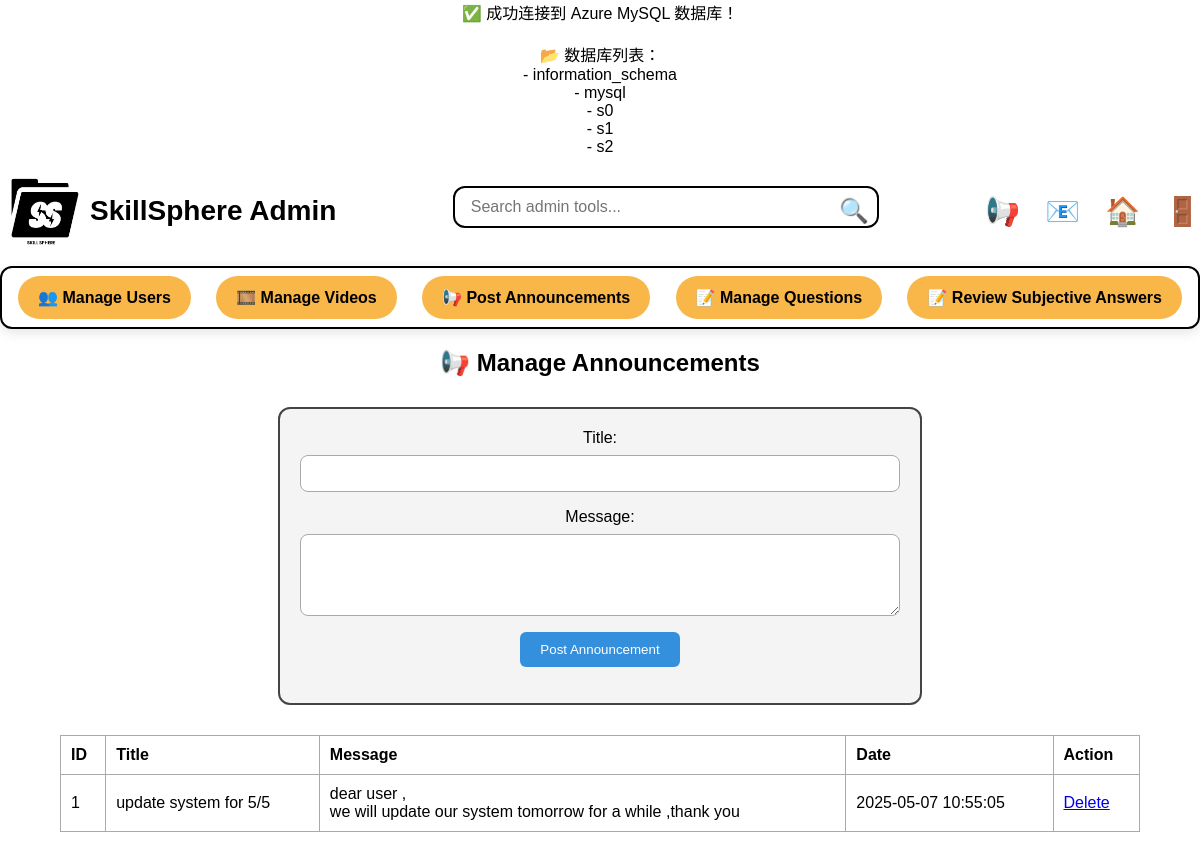
The page /templates/manage_announcements.php (signed in) on the database its author committed.
### tables this page shows
CREATE TABLE `announcements` (
  `id` int(11) NOT NULL,
  `title` varchar(255) DEFAULT NULL,
  `message` text DEFAULT NULL,
  `created_at` timestamp NOT NULL DEFAULT current_timestamp()
);

### templates/manage_announcements.php (the view, shortened to what this page needs)
<?php
require 'db.php';
$announcements = $pdo->query("SELECT * FROM announcements ORDER BY created_at DESC")->fetchAll(PDO::FETCH_ASSOC);
?>
<!DOCTYPE html>
<html>
<head>
  <?php include 'adminnav.php'; ?>
</head>
<body>
  <h2 style="text-align:center;">📢 Manage Announcements</h2>
  <div class="form-box">
    <form method="POST" action="">
      <label for="title">Title:</label>
      <input type="text" id="title" name="title" required>
      <label for="message">Message:</label>
      <textarea id="message" name="message" rows="4" required></textarea>
      <button type="submit">Post Announcement</button>
    </form>
  </div>
  <table>
    <tr><th>ID</th><th>Title</th><th>Message</th><th>Date</th><th>Action</th></tr>
    <?php foreach ($announcements as $a): ?>
      <tr>
        <td><?= $a['id'] ?></td>
        <td><?= htmlspecialchars($a['title']) ?></td>
        <td><?= nl2br(htmlspecialchars($a['message'])) ?></td>
        <td><?= $a['created_at'] ?></td>
        <td><a href="manage_announcements.php?delete=<?= $a['id'] ?>" onclick="return confirm('Delete this announcement?')">Delete</a></td>
      </tr>
    <?php endforeach; ?>
  </table>
</body>
</html>

### templates/style.css (style rules this page uses)
body { font-family: Arial, sans-serif; margin: 0; padding: 0; text-align: center; background-color: white; }

### templates/manage_announcements.php (style rules this page uses)
.form-box { max-width: 600px; margin: 30px auto; padding: 20px; border: 2px solid #444; border-radius: 12px; background-color: #f4f4f4; }
input, textarea { width: 100%; padding: 10px; margin-top: 8px; margin-bottom: 16px; border-radius: 8px; border: 1px solid #aaa; }
button { padding: 10px 20px; background-color: #3490dc; color: white; border: none; border-radius: 6px; }
table { width: 90%; margin: 20px auto; border-collapse: collapse; }
table, th, td { border: 1px solid #aaa; }
th, td { padding: 10px; text-align: left; }

### rows shown on the page
announcements: id "1", title "update system for 5/5", message "dear user , we will update our system tomorrow for a while ,thank you", created_at "2025-05-07 10:55:05"

### other values the page prints
$row['Database'] "information_schema"
$row['Database'] "mysql"
$row['Database'] "s0"
$row['Database'] "s1"
$row['Database'] "s2"
